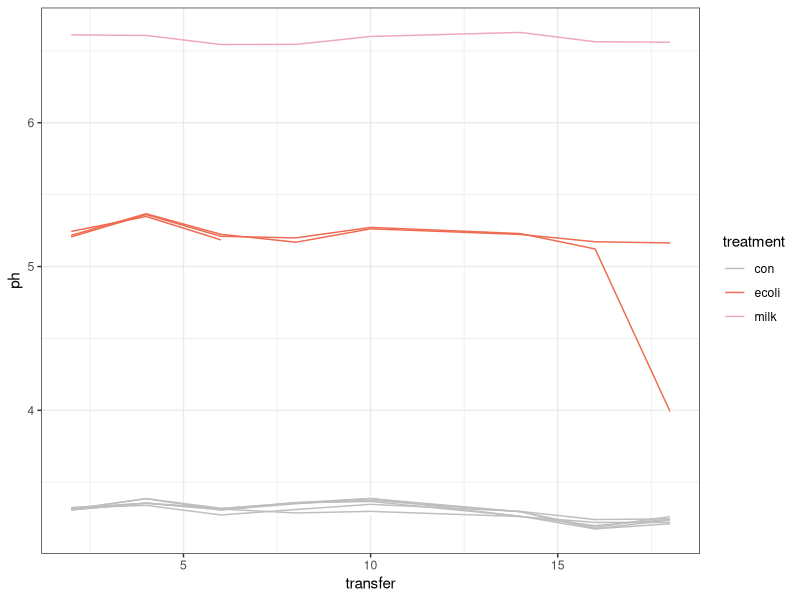
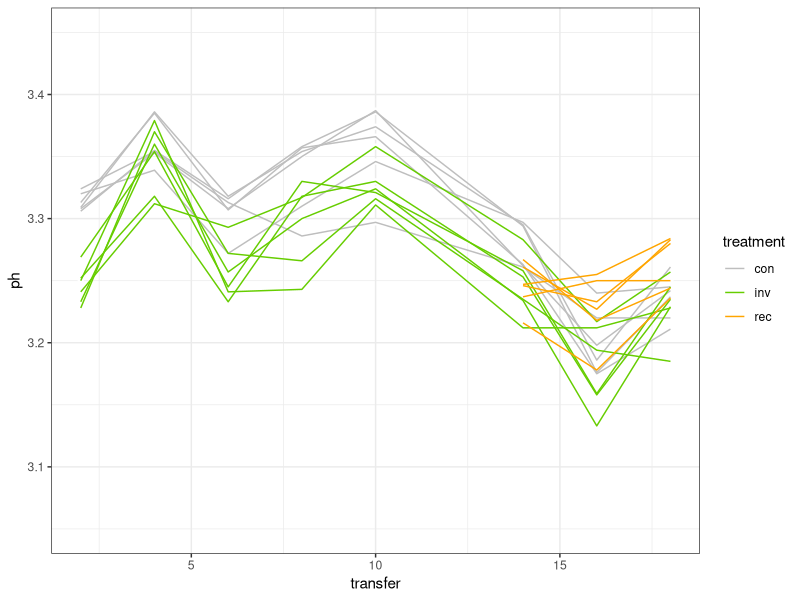
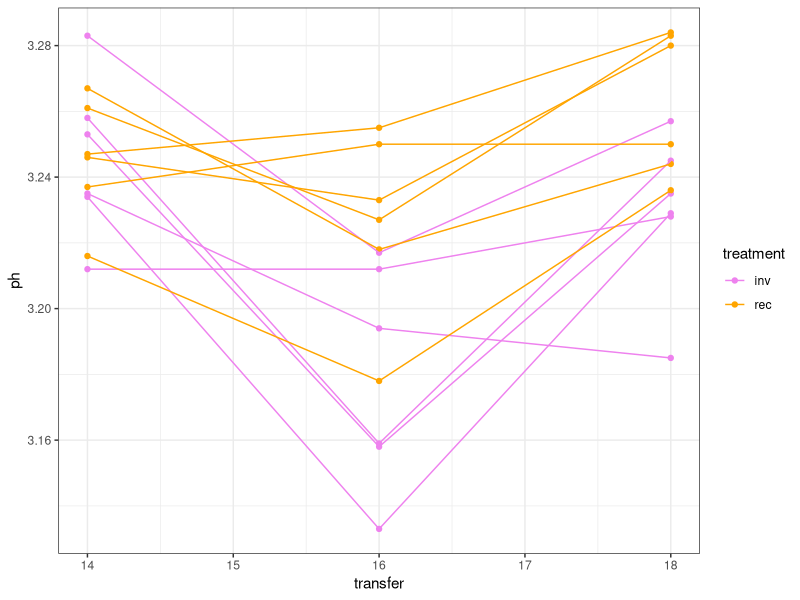
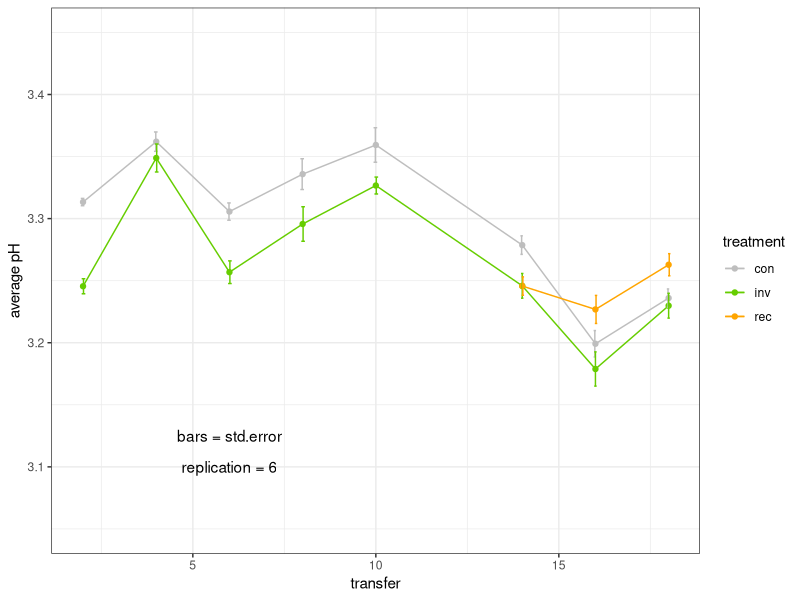
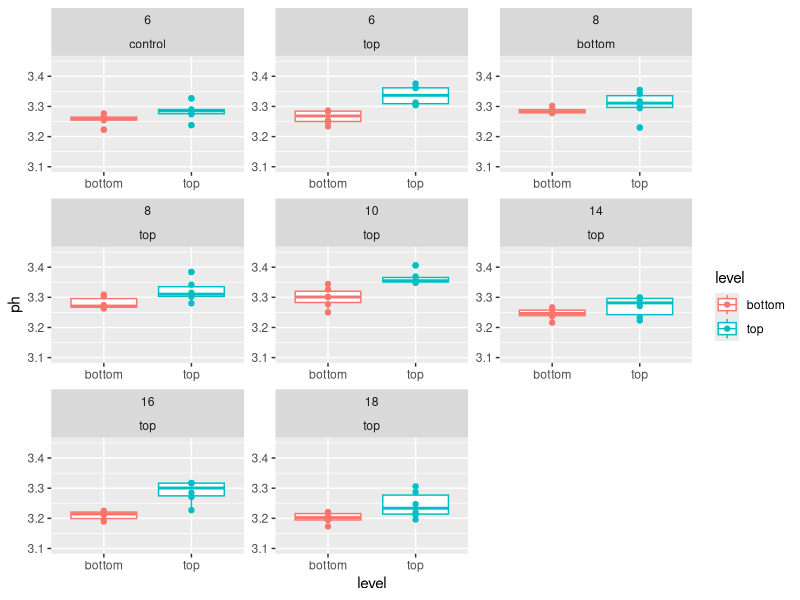

Recreate these plots in R, in order. (Note: this script raises an error after producing the figures.)
#v1: started in fall 2023. continued in June 2023 (colours, full data set)


setwd("~/Library/CloudStorage/OneDrive-WageningenUniversity&Research/2022_fall_exp/data/ph")
library(dplyr)
library(ggplot2)
library(lme4) #needed for anovas, t-tests later

library(readxl)
ph_data <- readxl::read_xlsx(path="fall_2022_ph.xlsx", sheet = "forR") 
# ph_data <- ph_data %>% filter(!is.na(pH)) %>% 
#   filter(name != "M_8")  #replicate M8 lost early in transfers, therefore remove throughout
milk <- filter(ph_data, treatment == "milk") # separate milk out before you remove it
ph_data$treatment <- factor(ph_data$treatment, 
                            levels = c("con", "mix", "top", "bot","inv", "ecoli","rec", "milk" )) #define ordering later for legends

#see what simply milk and milk with ecoli did
ph_data %>%
  filter(treatment == "ecoli"| treatment == "milk" |  treatment == "con" ) %>%
  ggplot(mapping = aes(x = transfer, y= ph, colour=treatment))+
  scale_colour_manual(values=c("grey", "coral2", "pink2"))+ #colours for invasion
  geom_point(colour="white") +
  geom_line(aes(group = code)) + #will connect dots based on "code"
  # ylim(3.05, 3.45) +
  theme_bw() 

ph_data2 <- filter(ph_data
       , treatment != "milk"#remove milk negative controls
       , treatment != "ecoli"#remove milk negative controls
)

#make groupings
top <- filter(ph_data2, treatment == "top") 
bottom <- filter(ph_data2, treatment == "bot")
mixed <- filter(ph_data2, treatment == "mix")
control <- filter(ph_data2, treatment == "con")
invasion <- filter(ph_data2, treatment == "inv")
recover <- filter(ph_data2, treatment == "rec")
spatial <- rbind(top, bottom, mixed, control)
invade <- rbind(invasion, recover, control)



# connect points overtime
# ph_data2 %>%
# spatial %>%
invade %>%
  ggplot(mapping = aes(x = transfer, y= ph, colour=treatment))+
  # scale_colour_manual(values=c("grey", "violet", "deepskyblue", "coral2", "chartreuse3", "orange"))+ #colours for all together
  # scale_colour_manual(values=c("grey", "violet", "deepskyblue", "coral2"))+ #colours for spatial
  scale_colour_manual(values=c("grey", "chartreuse3", "orange"))+ #colours for invasion
  geom_point(colour="white") +
  geom_line(aes(group = code)) + #will connect dots based on "code"
  # annotate("text", x = 2, y = 3.875, size = 7, label = "B") +
  ylim(3.05, 3.45) +
  theme_bw() 
# +
# facet_wrap(~treatment, scale="free")


ph_data2 %>% 
  filter(treatment == "rec" |treatment ==  "inv") %>%
  filter(transfer > 12) %>%
  ggplot(mapping = aes(x = transfer, y= ph, colour=treatment))+
  scale_colour_manual(values=c("violet", "orange"))+
  geom_point() +
  geom_line(aes(group = code)) + #will connect dots based on "code"
  # annotate("text", x = 2, y = 3.875, size = 7, label = "B") +
  # ylim(3.1, 3.4) +
  theme_bw() 


### avgs

ph_summary <- ph_data2 %>%
  group_by(treatment, transfer) %>%
  summarize_at(c("ph"), funs(mean, sd), na.rm =TRUE)
ph_summary$se = ph_summary$sd/sqrt(6) #b/c 6 replicates each

ph_summary %>% 
  # filter(treatment != "inv") %>% #spatial
  # filter(treatment != "rec") %>% #spatial
  filter(treatment != "mix") %>% #invade
  filter(treatment != "top") %>% #invade
  filter(treatment != "bot") %>% #invade
  ggplot(mapping = aes(x = transfer, y= mean, colour=treatment))+
  # scale_colour_manual(values=c("grey", "violet", "deepskyblue", "coral2", "chartreuse3", "orange"))+ #colours for all together
  # scale_colour_manual(values=c("grey", "violet", "deepskyblue", "coral2"))+ #colours for spatial
  scale_colour_manual(values=c("grey", "chartreuse3", "orange"))+ #colours for invasion
  geom_line() +
  geom_point() +
  geom_errorbar(aes(ymin=mean-se, ymax=mean+se), width=.2,
                position=position_dodge(0.05)) +
  annotate(geom="text", x=6, y=3.125, label="bars = std.error")+
  annotate(geom="text", x=6, y=3.1, label="replication = 6")+
  labs(y = "average pH") +
  ylim(3.05, 3.45) +
  theme_bw() 











###### test top vs. bottom at t6
topbottom <- readxl::read_xlsx(path="fall_2022_ph.xlsx", sheet = "topbottomtest") 

topbottom %>% 
  # filter(transfer == "8")%>%
  ggplot(mapping = aes(x = level, y= ph, colour=level))+
  geom_boxplot() +
  geom_point() +
  ylim(3.1, 3.45) +
  facet_wrap(~transfer*treatment, scale="free")

con2 <- filter(topbottom, treatment == "control")
t.test(con2$ph~con2$level)

top2 <- filter(topbottom, treatment == "top")
t.test(top2$ph~top2$level)


model.ph <- lm(ph ~ level + treatment, data = topbottom)
Anova(model.ph, type = 3) 
summary(model.ph)


# 'tomato1', 'deepskyblue2','olivedrab3', 'mediumpurple2'
# full=red, low=blue, med=green,  synt=violet 

model.ph <- lm(pH ~ treatment * transfer, data = ph_data2) # interaction included
Anova(model.ph, type = 3) # interaction is significant
summary(model.ph)


### avgs
ph_summary <- 
  filter(ph_data2) %>% 
  group_by(treatment, transfer) %>% 
  summarise(avg_ph = mean(ph), sd = sd(ph), se = sd(ph)/sqrt(6))  #6 is number samples (not accurate for med8, because only 7 sampels there)
# View(ph_summary)


# ### avgs
# ph_summary_test <- 
#   filter(ph_data, transfer != "2") %>% 
#   group_by(treatment, transfer) %>% 
#   summarise_each(funs(mean,sd,se=sd(.)/sqrt(n())))
# View(ph_summary_test)


ph_summary %>% 
  filter(treatment != "ecoli") %>%
  filter(treatment != "milk") %>%
  ggplot(mapping = aes(x = transfer, y= avg_ph, colour=treatment))+
  geom_line() +
  geom_point() +
  geom_errorbar(aes(ymin=avg_ph-se, ymax=avg_ph+se), width=.2,
                position=position_dodge(0.05)) +
  annotate(geom="text", x=6, y=3.125, label="bars = std.error")+
  annotate(geom="text", x=6, y=3.1, label="replication = 6")+
  labs(y = "average pH") +
  # ylim(3.35, 3.9) +
  theme_bw() 




